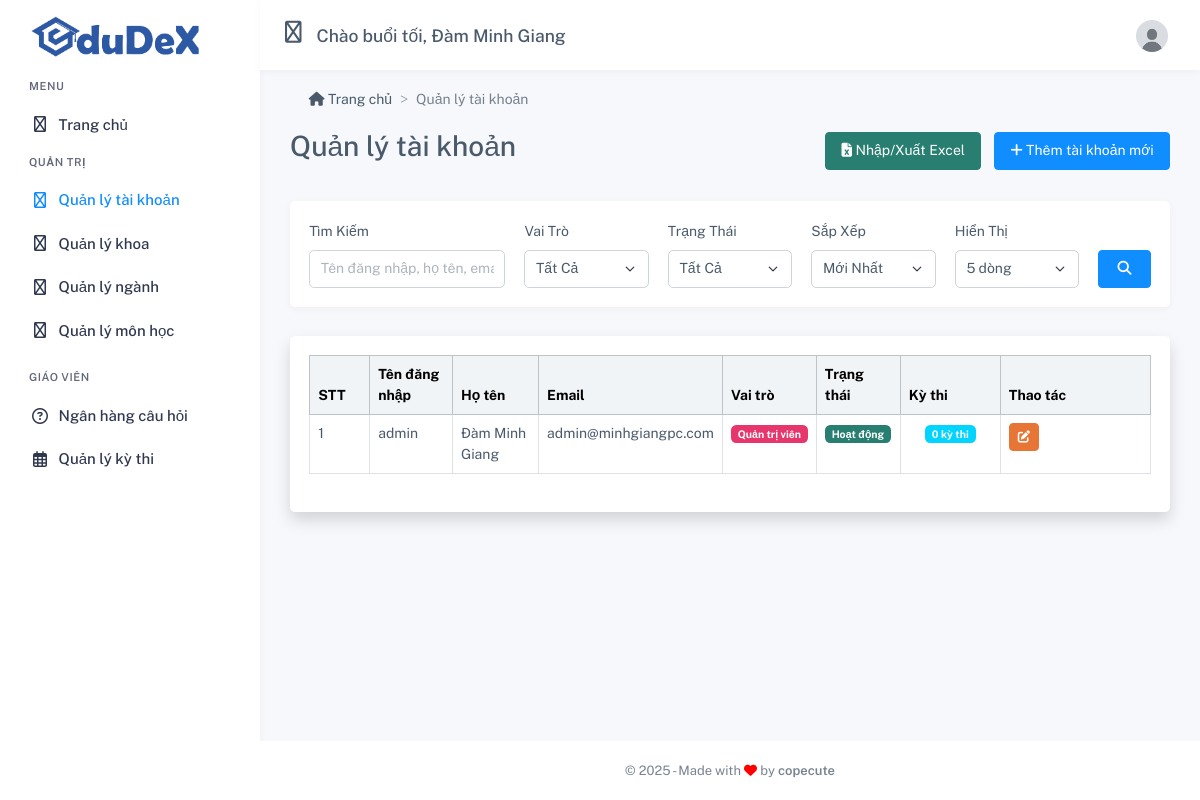
The page /quan-ly-tai-khoan/index.php (signed in) on the database as committed earlier.
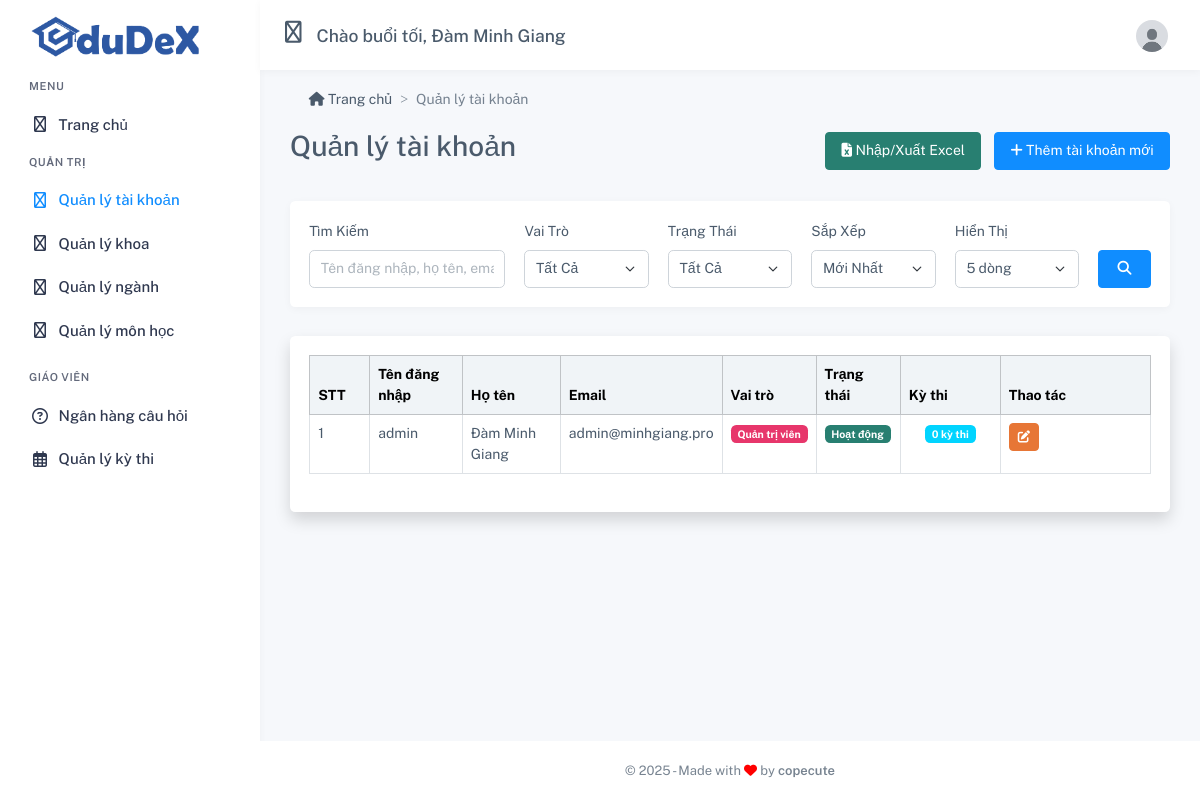
The same page on the database as committed later.
### tables this page shows
CREATE TABLE `taikhoan` (
  `id` int NOT NULL,
  `tenDangNhap` varchar(100) NOT NULL,
  `matKhau` varchar(255) NOT NULL,
  `vaiTro` enum('admin','giaovien') NOT NULL,
  `hoTen` varchar(100) NOT NULL,
  `email` varchar(100) DEFAULT NULL,
  `trangThai` tinyint(1) DEFAULT '1'
);

### quan-ly-tai-khoan/index.php (the view, shortened to what this page needs)
<?php
require_once '../include/config.php';
$perPage = isset($_GET['perPage']) && is_numeric($_GET['perPage']) ? (int)$_GET['perPage'] : 5;
$page = isset($_GET['page']) && is_numeric($_GET['page']) ? (int)$_GET['page'] : 1;
$where = [];
$whereSql = $where ? ('WHERE ' . implode(' AND ', $where)) : '';
$orderBy = 't.id DESC';
try {
    $offset = ($page - 1) * $perPage;
    $stmt = $pdo->prepare('SELECT t.*,
        (SELECT COUNT(*) FROM kyThi WHERE nguoiTaoId = t.id) as soKyThi
        FROM taiKhoan t ' . $whereSql . '
        ORDER BY ' . $orderBy . '
        LIMIT :offset, :perpage');
    $stmt->bindValue(':offset', $offset, PDO::PARAM_INT);
    $stmt->bindValue(':perpage', $perPage, PDO::PARAM_INT);
    $stmt->execute();
    $dsTaiKhoan = $stmt->fetchAll();
} catch (PDOException $e) {
    $_SESSION['flash_message'] = 'Lỗi: ' . $e->getMessage();
    $_SESSION['flash_type'] = 'danger';
    $dsTaiKhoan = [];
    $totalPages = 1;
}
include '../include/layouts/header.php';
?>
<nav aria-label="breadcrumb" class="mx-4 my-3">
    <ol class="breadcrumb">
        <li class="breadcrumb-item"><a href="/"><i class="fas fa-home"></i> Trang chủ</a></li>
        <li class="breadcrumb-item active" aria-current="page">Quản lý tài khoản</li>
    </ol>
</nav>
<div class="container-fluid">
    <div class="d-flex justify-content-between align-items-center mb-4">
        <h2>Quản lý tài khoản</h2>
        <div>
            <a href="/quan-ly-tai-khoan/excel/nhap.php" class="btn btn-success me-2"><i class="fas fa-file-excel"></i> Nhập/Xuất Excel</a>
            <button type="button" class="btn btn-primary" data-bs-toggle="modal" data-bs-target="#modalThemTaiKhoan">
                <i class="fas fa-plus"></i> Thêm tài khoản mới
            </button>
        </div>
    </div>
    <div class="card shadow-sm mb-4">
        <div class="card-body">
            <form method="get" class="row g-3">
                <div class="col-md-3">
                    <label for="search" class="form-label">Tìm Kiếm</label>
                    <input type="text" class="form-control" id="search" name="q" value="<?php echo isset($_GET['q']) ? htmlspecialchars($_GET['q']) : ''; ?>" placeholder="Tên đăng nhập, họ tên, email...">
                </div>
                <div class="col-md-2">
                    <label for="role" class="form-label">Vai Trò</label>
                    <select class="form-select" id="role" name="role">
                        <option value="">Tất Cả</option>
                    </select>
                </div>
                <div class="col-md-2">
                    <label for="status" class="form-label">Trạng Thái</label>
                    <select class="form-select" id="status" name="status">
                        <option value="">Tất Cả</option>
                    </select>
                </div>
                <div class="col-md-2">
                    <label for="sort" class="form-label">Sắp Xếp</label>
                    <select class="form-select" id="sort" name="sort">
                        <option value="newest" <?php echo (isset($_GET['sort']) && $_GET['sort'] == 'newest') ? 'selected' : ''; ?>>Mới Nhất</option>
                    </select>
                </div>
                <div class="col-md-2">
                    <label for="perPage" class="form-label">Hiển Thị</label>
                    <select class="form-select" id="perPage" name="perPage">
                        <option value="5" <?php echo (isset($_GET['perPage']) && $_GET['perPage'] == '5') ? 'selected' : ''; ?>>5 dòng</option>
                    </select>
                </div>
                <div class="col-md-1 d-flex align-items-end">
                    <button type="submit" class="btn btn-primary w-100">
                        <i class="fas fa-search"></i>
                    </button>
                </div>
            </form>
        </div>
    </div>
    <div class="card shadow">
        <div class="card-body">
            <div class="table-responsive">
                <table class="table table-bordered table-hover">
                    <thead class="table-light">
                        <tr>
                            <th width="60">STT</th>
                            <th>Tên đăng nhập</th>
                            <th>Họ tên</th>
                            <th>Email</th>
                            <th>Vai trò</th>
                            <th>Trạng thái</th>
                            <th width="100">Kỳ thi</th>
                            <th width="150">Thao tác</th>
                        </tr>
                    </thead>
                    <tbody>
                        <?php if (empty($dsTaiKhoan)): ?>
                            <tr>
                                <td colspan="8" class="text-center">Chưa có tài khoản nào</td>
                            </tr>
                        <?php else: ?>
                            <?php $stt = 1 + ($page-1)*$perPage; foreach ($dsTaiKhoan as $taiKhoan): ?>
                                <tr>
                                    <td><?php echo $stt++; ?></td>
                                    <td><?php echo htmlspecialchars($taiKhoan['tenDangNhap']); ?></td>
                                    <td><?php echo htmlspecialchars($taiKhoan['hoTen']); ?></td>
                                    <td><?php echo htmlspecialchars($taiKhoan['email'] ?? ''); ?></td>
                                    <td>
                                        <span class="badge <?php echo $taiKhoan['vaiTro'] === 'admin' ? 'bg-danger' : 'bg-primary'; ?>">
                                            <?php echo $taiKhoan['vaiTro'] === 'admin' ? 'Quản trị viên' : 'Giáo viên'; ?>
                                        </span>
                                    </td>
                                    <td>
                                        <span class="badge <?php echo $taiKhoan['trangThai'] ? 'bg-success' : 'bg-secondary'; ?>">
                                            <?php echo $taiKhoan['trangThai'] ? 'Hoạt động' : 'Đã khóa'; ?>
                                        </span>
                                    </td>
                                    <td class="text-center">
                                        <span class="badge bg-info">
                                            <?php echo $taiKhoan['soKyThi']; ?> kỳ thi
                                        </span>
                                    </td>
                                    <td>
                                        <button type="button" class="btn btn-sm btn-warning"
                                                data-bs-toggle="modal"
                                                data-bs-target="#modalSuaTaiKhoan"
                                                data-id="<?php echo $taiKhoan['id']; ?>"
                                                data-ten-dang-nhap="<?php echo htmlspecialchars($taiKhoan['tenDangNhap']); ?>"
                                                data-ho-ten="<?php echo htmlspecialchars($taiKhoan['hoTen']); ?>"
                                                data-email="<?php echo htmlspecialchars($taiKhoan['email'] ?? ''); ?>"
                                                data-vai-tro="<?php echo $taiKhoan['vaiTro']; ?>"
                                                data-trang-thai="<?php echo $taiKhoan['trangThai']; ?>">
                                            <i class="fas fa-edit"></i>
                                        </button>
                                    </td>
                                </tr>
                            <?php endforeach; ?>
                        <?php endif; ?>
                    </tbody>
                </table>
            </div>
        </div>
</div>
</div>
<?php include '../include/layouts/footer.php'; ?>

### include/layouts/header.php (shortened to what this page needs)
<!DOCTYPE html>
<html lang="vi">
<head>
    <link href="/assets/css/app.min.css" rel="stylesheet" type="text/css" id="app-style" />
    <link href="/assets/css/copecute.css" rel="stylesheet" type="text/css" />
    <link rel="stylesheet" href="/assets/font-awesome-6-pro/css/all.min.css">
</head>
<body data-menu-color="light" data-sidebar="default">
    <div id="toast"></div>
    <div id="app-layout">
        <div class="topbar-custom">
            <div class="container-fluid">
                <div class="d-flex justify-content-between">
                    <ul class="list-unstyled topnav-menu mb-0 d-flex align-items-center">
                        <li>
                            <button class="button-toggle-menu nav-link">
                                <i class="fa-regular fa-bars" style="font-size: 22px;"></i>
                            </button>
                        </li>
                        <li class="d-none d-lg-block">
                            <?php
                            if (isset($_SESSION['ho_ten'])) {
                                $hour = (int) date('H');
                                if ($hour >= 5 && $hour < 12) {
                                    $greeting = 'Chào buổi sáng';
                                } elseif ($hour >= 12 && $hour < 18) {
                                    $greeting = 'Chào buổi chiều';
                                } else {
                                    $greeting = 'Chào buổi tối';
                                }
                                echo '<h5 class="mb-0">' . $greeting . ', ' . htmlspecialchars($_SESSION['ho_ten']) . '</h5>';
                            }
                            ?>
                        </li>
                    </ul>
                    <ul class="list-unstyled topnav-menu mb-0 d-flex align-items-center">
                        <?php if (isset($_SESSION['user_id'])): ?>
                        <li class="dropdown notification-list topbar-dropdown">
                            <a class="nav-link dropdown-toggle nav-user me-0" data-bs-toggle="dropdown" href="#"
                                role="button" aria-haspopup="false" aria-expanded="false">
                                <img src="/assets/images/avatar.jpg" alt="user-image" class="rounded-circle" />
                            </a>
                        </li>
                <?php endif; ?>
                    </ul>
                </div>
            </div>
        </div>
        <div class="app-sidebar-menu">
            <div class="h-100" data-simplebar>
                <div id="sidebar-menu">
                    <div class="logo-box">
                        <a class='logo logo-dark' href='/'>
                            <span class="logo-lg">
                                <img src="/assets/images/logo.png" alt="" height="45">
                            </span>
                        </a>
                    </div>
                    <ul id="side-menu">
                        <li class="menu-title">Menu</li>
                        <li>
                            <a href="/">
                                <i class="fa-regular fa-house"></i>
                                <span> Trang chủ </span>
                            </a>
                        </li>
                        <?php if (isset($_SESSION['user_id']) && $_SESSION['vai_tro'] == 'admin'): ?>
                            <li class="menu-title">Quản trị</li>
                            <li
                                class="<?php echo (strpos($_SERVER['REQUEST_URI'], '/quan-ly-tai-khoan') !== false) ? 'menuitem-active' : ''; ?>">
                                <a href="/quan-ly-tai-khoan">
                                    <i class="fa-regular fa-users"></i>
                                    <span> Quản lý tài khoản </span>
                                </a>
                            </li>
                            <li
                                class="<?php echo (strpos($_SERVER['REQUEST_URI'], '/quan-ly-khoa') !== false) ? 'menuitem-active' : ''; ?>">
                                <a href="/quan-ly-khoa">
                                    <i class="fa-regular fa-university"></i>
                                    <span> Quản lý khoa </span>
                                </a>
                            </li>
                            <li
                                class="<?php echo (strpos($_SERVER['REQUEST_URI'], '/quan-ly-nganh') !== false) ? 'menuitem-active' : ''; ?>">
                                <a href="/quan-ly-nganh">
                                    <i class="fa-regular fa-graduation-cap"></i>
                                    <span> Quản lý ngành </span>
                                </a>
                            </li>
                            <li
                                class="<?php echo (strpos($_SERVER['REQUEST_URI'], '/quan-ly-mon-hoc') !== false) ? 'menuitem-active' : ''; ?>">
                                <a href="/quan-ly-mon-hoc">
                                    <i class="fa-regular fa-book"></i>
                                    <span> Quản lý môn học </span>
                                </a>
                            </li>
                        <?php endif; ?>
                        <?php if (isset($_SESSION['user_id']) && ($_SESSION['vai_tro'] == 'admin' || $_SESSION['vai_tro'] == 'giaovien')): ?>
                            <li class="menu-title mt-2">Giáo viên</li>
                            <li
                                class="<?php echo (strpos($_SERVER['REQUEST_URI'], '/ngan-hang-cau-hoi') !== false) ? 'menuitem-active' : ''; ?>">
                                <a href="/ngan-hang-cau-hoi">
                                    <i class="fa-regular fa-question-circle"></i>
                                    <span> Ngân hàng câu hỏi </span>
                                </a>
                            </li>
                            <li
                                class="<?php echo (strpos($_SERVER['REQUEST_URI'], '/quan-ly-ky-thi') !== false) ? 'menuitem-active' : ''; ?>">
                                <a href="/quan-ly-ky-thi">
                                    <i class="fa-regular fa-calendar-alt"></i>
                                    <span> Quản lý kỳ thi </span>
                                </a>
                            </li>
                        <?php endif; ?>
                    </ul>
                </div>
            </div>
        </div>
        <div class="content-page">
            <div class="content">
                <div class="container-fluid">

### include/layouts/footer.php (shortened to what this page needs)
</div>
<footer class="footer">
    <div class="container-fluid">
        <div class="row">
            <div class="col fs-13 text-muted text-center">
                &copy; <script>document.write(new Date().getFullYear())</script> - Made with <i class="fa-solid fa-heart" style="color: red;"></i> by <a href="#!" class="text-reset fw-semibold">copecute</a>
            </div>
        </div>
    </div>
</footer>
</div>
</div>
</body>
</html>

### assets/css/copecute.css (style rules this page uses)
#toast { position: fixed; top: 32px; right: 32px; z-index: 999999; }

Rows that differ between the two databases and show on the page:
changed taikhoan "admin": email "admin@minhgiangpc.com" → "admin@minhgiang.pro"
